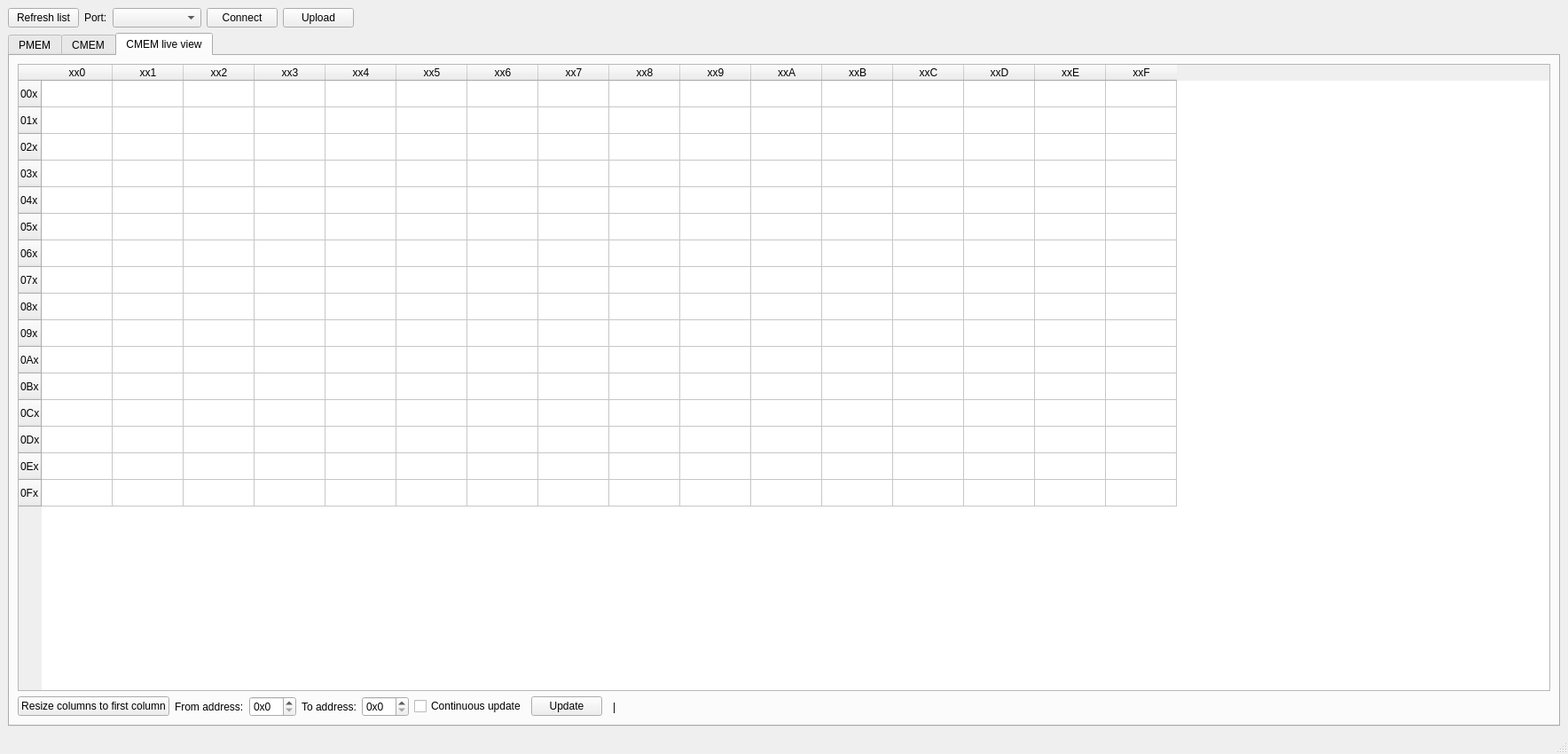
<?xml version="1.0" encoding="UTF-8"?>
<ui version="4.0">
 <class>MainWindow</class>
 <widget class="QMainWindow" name="MainWindow">
  <property name="geometry">
   <rect>
    <x>0</x>
    <y>0</y>
    <width>1768</width>
    <height>850</height>
   </rect>
  </property>
  <property name="windowTitle">
   <string>MainWindow</string>
  </property>
  <widget class="QWidget" name="centralwidget">
   <layout class="QGridLayout" name="gridLayout_3">
    <item row="0" column="0">
     <layout class="QHBoxLayout" name="horizontalLayout_2">
      <item>
       <widget class="QPushButton" name="button_refresh_list">
        <property name="text">
         <string>Refresh list</string>
        </property>
       </widget>
      </item>
      <item>
       <widget class="QLabel" name="label_port_selection">
        <property name="text">
         <string>Port:</string>
        </property>
       </widget>
      </item>
      <item>
       <widget class="QComboBox" name="combo_port_selection">
        <property name="minimumSize">
         <size>
          <width>100</width>
          <height>0</height>
         </size>
        </property>
       </widget>
      </item>
      <item>
       <widget class="QPushButton" name="button_serial_connect">
        <property name="text">
         <string>Connect</string>
        </property>
       </widget>
      </item>
      <item>
       <widget class="QPushButton" name="button_upload">
        <property name="text">
         <string>Upload</string>
        </property>
       </widget>
      </item>
      <item>
       <spacer name="horizontalSpacer_3">
        <property name="orientation">
         <enum>Qt::Horizontal</enum>
        </property>
        <property name="sizeHint" stdset="0">
         <size>
          <width>40</width>
          <height>20</height>
         </size>
        </property>
       </spacer>
      </item>
     </layout>
    </item>
    <item row="1" column="0">
     <widget class="QTabWidget" name="tabWidget">
      <property name="currentIndex">
       <number>2</number>
      </property>
      <widget class="QWidget" name="tab">
       <attribute name="title">
        <string>PMEM</string>
       </attribute>
       <layout class="QGridLayout" name="gridLayout">
        <item row="1" column="0">
         <widget class="QPushButton" name="program_pushButton">
          <property name="text">
           <string>Send PMEM on its own</string>
          </property>
         </widget>
        </item>
        <item row="1" column="1">
         <spacer name="horizontalSpacer_2">
          <property name="orientation">
           <enum>Qt::Horizontal</enum>
          </property>
          <property name="sizeHint" stdset="0">
           <size>
            <width>40</width>
            <height>20</height>
           </size>
          </property>
         </spacer>
        </item>
        <item row="0" column="0" colspan="2">
         <widget class="QPlainTextEdit" name="program_textBox">
          <property name="font">
           <font>
            <family>Courier New</family>
            <pointsize>9</pointsize>
           </font>
          </property>
          <property name="lineWrapMode">
           <enum>QPlainTextEdit::NoWrap</enum>
          </property>
         </widget>
        </item>
       </layout>
      </widget>
      <widget class="QWidget" name="tab_2">
       <attribute name="title">
        <string>CMEM</string>
       </attribute>
       <layout class="QGridLayout" name="gridLayout_2">
        <item row="1" column="0">
         <widget class="QPushButton" name="data_pushButton">
          <property name="text">
           <string>Send CMEM on its own</string>
          </property>
         </widget>
        </item>
        <item row="1" column="1">
         <spacer name="horizontalSpacer">
          <property name="orientation">
           <enum>Qt::Horizontal</enum>
          </property>
          <property name="sizeHint" stdset="0">
           <size>
            <width>40</width>
            <height>20</height>
           </size>
          </property>
         </spacer>
        </item>
        <item row="0" column="0" colspan="2">
         <widget class="QPlainTextEdit" name="data_textBox">
          <property name="font">
           <font>
            <family>Courier New</family>
            <pointsize>9</pointsize>
           </font>
          </property>
          <property name="lineWrapMode">
           <enum>QPlainTextEdit::NoWrap</enum>
          </property>
         </widget>
        </item>
       </layout>
      </widget>
      <widget class="QWidget" name="tab_3">
       <attribute name="title">
        <string>CMEM live view</string>
       </attribute>
       <layout class="QGridLayout" name="gridLayout_4">
        <item row="1" column="5">
         <widget class="QCheckBox" name="checkBox">
          <property name="text">
           <string>Continuous update</string>
          </property>
         </widget>
        </item>
        <item row="0" column="0" colspan="10">
         <widget class="QTableWidget" name="live_table">
          <property name="focusPolicy">
           <enum>Qt::NoFocus</enum>
          </property>
          <property name="verticalScrollMode">
           <enum>QAbstractItemView::ScrollPerPixel</enum>
          </property>
          <property name="horizontalScrollMode">
           <enum>QAbstractItemView::ScrollPerPixel</enum>
          </property>
          <property name="wordWrap">
           <bool>false</bool>
          </property>
          <attribute name="horizontalHeaderDefaultSectionSize">
           <number>80</number>
          </attribute>
          <attribute name="horizontalHeaderStretchLastSection">
           <bool>false</bool>
          </attribute>
          <row>
           <property name="text">
            <string>00x</string>
           </property>
          </row>
          <row>
           <property name="text">
            <string>01x</string>
           </property>
          </row>
          <row>
           <property name="text">
            <string>02x</string>
           </property>
          </row>
          <row>
           <property name="text">
            <string>03x</string>
           </property>
          </row>
          <row>
           <property name="text">
            <string>04x</string>
           </property>
          </row>
          <row>
           <property name="text">
            <string>05x</string>
           </property>
          </row>
          <row>
           <property name="text">
            <string>06x</string>
           </property>
          </row>
          <row>
           <property name="text">
            <string>07x</string>
           </property>
          </row>
          <row>
           <property name="text">
            <string>08x</string>
           </property>
          </row>
          <row>
           <property name="text">
            <string>09x</string>
           </property>
          </row>
          <row>
           <property name="text">
            <string>0Ax</string>
           </property>
          </row>
          <row>
           <property name="text">
            <string>0Bx</string>
           </property>
          </row>
          <row>
           <property name="text">
            <string>0Cx</string>
           </property>
          </row>
          <row>
           <property name="text">
            <string>0Dx</string>
           </property>
          </row>
          <row>
           <property name="text">
            <string>0Ex</string>
           </property>
          </row>
          <row>
           <property name="text">
            <string>0Fx</string>
           </property>
          </row>
          <column>
           <property name="text">
            <string>xx0</string>
           </property>
          </column>
          <column>
           <property name="text">
            <string>xx1</string>
           </property>
          </column>
          <column>
           <property name="text">
            <string>xx2</string>
           </property>
          </column>
          <column>
           <property name="text">
            <string>xx3</string>
           </property>
          </column>
          <column>
           <property name="text">
            <string>xx4</string>
           </property>
          </column>
          <column>
           <property name="text">
            <string>xx5</string>
           </property>
          </column>
          <column>
           <property name="text">
            <string>xx6</string>
           </property>
          </column>
          <column>
           <property name="text">
            <string>xx7</string>
           </property>
          </column>
          <column>
           <property name="text">
            <string>xx8</string>
           </property>
          </column>
          <column>
           <property name="text">
            <string>xx9</string>
           </property>
          </column>
          <column>
           <property name="text">
            <string>xxA</string>
           </property>
          </column>
          <column>
           <property name="text">
            <string>xxB</string>
           </property>
          </column>
          <column>
           <property name="text">
            <string>xxC</string>
           </property>
          </column>
          <column>
           <property name="text">
            <string>xxD</string>
           </property>
          </column>
          <column>
           <property name="text">
            <string>xxE</string>
           </property>
          </column>
          <column>
           <property name="text">
            <string>xxF</string>
           </property>
          </column>
          <item row="0" column="0">
           <property name="text">
            <string/>
           </property>
          </item>
          <item row="1" column="0">
           <property name="text">
            <string/>
           </property>
          </item>
         </widget>
        </item>
        <item row="1" column="6">
         <widget class="QPushButton" name="pushButton">
          <property name="text">
           <string>Update</string>
          </property>
         </widget>
        </item>
        <item row="1" column="9">
         <spacer name="horizontalSpacer_4">
          <property name="orientation">
           <enum>Qt::Horizontal</enum>
          </property>
          <property name="sizeHint" stdset="0">
           <size>
            <width>40</width>
            <height>20</height>
           </size>
          </property>
         </spacer>
        </item>
        <item row="1" column="4">
         <widget class="QSpinBox" name="to_spinBox">
          <property name="accelerated">
           <bool>true</bool>
          </property>
          <property name="prefix">
           <string>0x</string>
          </property>
          <property name="maximum">
           <number>511</number>
          </property>
          <property name="displayIntegerBase">
           <number>16</number>
          </property>
         </widget>
        </item>
        <item row="1" column="3">
         <widget class="QLabel" name="label_2">
          <property name="text">
           <string>To address:</string>
          </property>
         </widget>
        </item>
        <item row="1" column="2">
         <widget class="QSpinBox" name="from_spinBox">
          <property name="accelerated">
           <bool>true</bool>
          </property>
          <property name="prefix">
           <string>0x</string>
          </property>
          <property name="maximum">
           <number>511</number>
          </property>
          <property name="displayIntegerBase">
           <number>16</number>
          </property>
         </widget>
        </item>
        <item row="1" column="1">
         <widget class="QLabel" name="label">
          <property name="text">
           <string>From address:</string>
          </property>
         </widget>
        </item>
        <item row="1" column="8">
         <widget class="QLabel" name="label_updateSpinner">
          <property name="text">
           <string>|</string>
          </property>
         </widget>
        </item>
        <item row="1" column="0">
         <widget class="QPushButton" name="pushButton_resize">
          <property name="text">
           <string>Resize columns to first column</string>
          </property>
         </widget>
        </item>
       </layout>
      </widget>
     </widget>
    </item>
   </layout>
  </widget>
  <widget class="QMenuBar" name="menubar">
   <property name="geometry">
    <rect>
     <x>0</x>
     <y>0</y>
     <width>1768</width>
     <height>26</height>
    </rect>
   </property>
  </widget>
  <widget class="QStatusBar" name="statusbar"/>
 </widget>
 <resources/>
 <connections/>
</ui>
